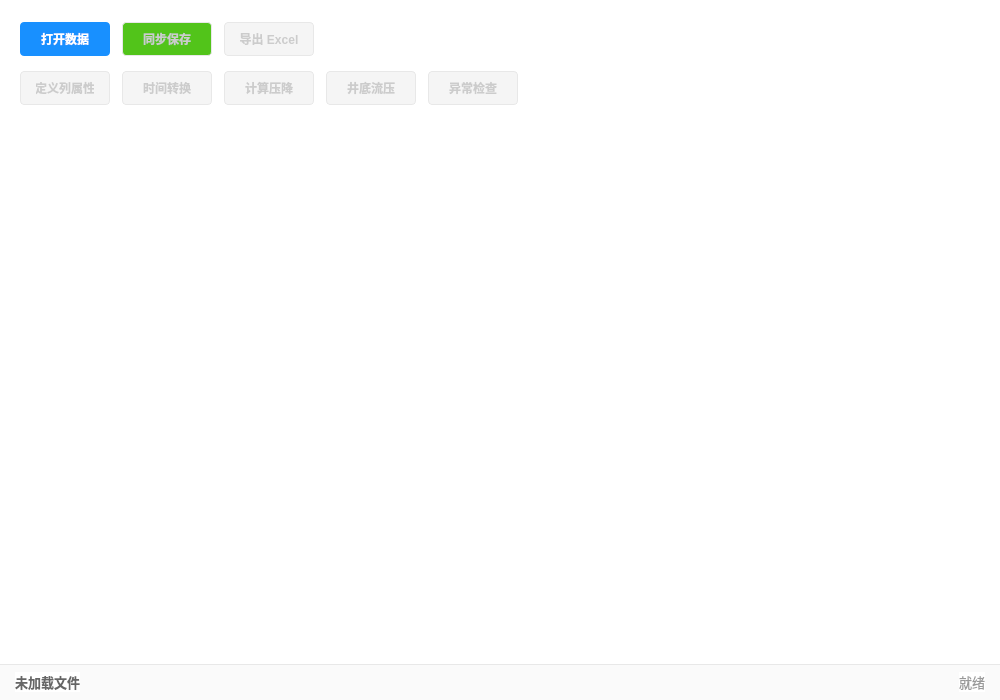
<?xml version="1.0" encoding="UTF-8"?>
<ui version="4.0">
 <class>WT_DataWidget</class>
 <widget class="QWidget" name="WT_DataWidget">
  <property name="geometry">
   <rect>
    <x>0</x>
    <y>0</y>
    <width>1000</width>
    <height>700</height>
   </rect>
  </property>
  <property name="windowTitle">
   <string>WT_DataWidget</string>
  </property>
  <property name="styleSheet">
   <string notr="true">/* 全局设置 */
QWidget {
    background-color: #FFFFFF;
    color: #333333;
    font-family: &quot;Microsoft YaHei&quot;, sans-serif;
    font-size: 13px;
}

/* 顶部操作区：保留背景色，无边框 */
QWidget#topPanel {
    background-color: #FFFFFF;
    border: none;
}

/* 底部信息栏 */
QWidget#bottomPanel {
    background-color: #FAFAFA;
    border-top: 1px solid #E8E8E8;
}

/* 按钮通用样式：蓝色主题 */
QPushButton {
    background-color: #1890FF;
    border: none;
    border-radius: 4px;
    padding: 5px 15px;
    color: #FFFFFF;
    min-height: 24px;
    font-weight: bold;
    font-size: 12px;
}
QPushButton:hover {
    background-color: #40A9FF;
}
QPushButton:pressed {
    background-color: #096DD9;
}
QPushButton:disabled {
    background-color: #F5F5F5;
    color: #CCCCCC;
    border: 1px solid #E8E8E8;
}

/* 特殊按钮：同步保存 (绿色) */
QPushButton#btnSave {
    background-color: #52C41A;
}
QPushButton#btnSave:hover {
    background-color: #73D13D;
}
QPushButton#btnSave:pressed {
    background-color: #389E0D;
}

/* QTabWidget 样式优化：体现分区，显示横线 */
QTabWidget::pane {
    border: none;
/* 这里设置横线，颜色稍深以体现分割 */
    border-top: 1px solid #D9D9D9;
    background: #FFFFFF;
/* top: 0px 表示不重叠，横线完整显示 */
    top: 0px;
}

QTabBar::tab {
    background: #FFFFFF;
    border: none;
/* 底部透明边框，占位 */
    border-bottom: 2px solid transparent;
    padding: 8px 20px;
    min-width: 80px;
    color: #666666;
    margin-right: 2px;
/* 底部外边距为0，紧贴横线 */
    margin-bottom: 0px;
}

QTabBar::tab:selected {
    color: #1890FF;
    font-weight: bold;
/* 选中时，底部出现蓝色指示条，位于横线之上 */
    border-bottom: 2px solid #1890FF;
    background-color: #E6F7FF;
/* 可选：选中时背景微蓝，增加区分度 */
}

QTabBar::tab:hover {
    color: #40A9FF;
}

/* 底部标签 */
QLabel#filePathLabel {
    color: #666666;
    font-weight: bold;
}
QLabel#statusLabel {
    color: #999999;
}
</string>
  </property>
  <layout class="QVBoxLayout" name="verticalLayout_Main">
   <property name="spacing">
    <number>0</number>
   </property>
   <property name="leftMargin">
    <number>0</number>
   </property>
   <property name="topMargin">
    <number>0</number>
   </property>
   <property name="rightMargin">
    <number>0</number>
   </property>
   <property name="bottomMargin">
    <number>0</number>
   </property>
   <item>
    <widget class="QWidget" name="topPanel" native="true">
     <layout class="QVBoxLayout" name="verticalLayout_Top">
      <property name="spacing">
       <number>15</number>
      </property>
      <property name="leftMargin">
       <number>20</number>
      </property>
      <property name="topMargin">
       <number>20</number>
      </property>
      <property name="rightMargin">
       <number>20</number>
      </property>
      <property name="bottomMargin">
       <number>15</number>
      </property>
      <item>
       <layout class="QHBoxLayout" name="horizontalLayout_FileOps">
        <property name="spacing">
         <number>12</number>
        </property>
        <item>
         <widget class="QPushButton" name="btnOpenFile">
          <property name="minimumSize">
           <size>
            <width>90</width>
            <height>30</height>
           </size>
          </property>
          <property name="maximumSize">
           <size>
            <width>90</width>
            <height>30</height>
           </size>
          </property>
          <property name="font">
           <font>
            <family>Microsoft YaHei</family>
            <pointsize>-1</pointsize>
            <bold>true</bold>
            <hintingpreference>PreferDefaultHinting</hintingpreference>
           </font>
          </property>
          <property name="cursor">
           <cursorShape>PointingHandCursor</cursorShape>
          </property>
          <property name="text">
           <string>打开数据</string>
          </property>
         </widget>
        </item>
        <item>
         <widget class="QPushButton" name="btnSave">
          <property name="enabled">
           <bool>false</bool>
          </property>
          <property name="minimumSize">
           <size>
            <width>90</width>
            <height>30</height>
           </size>
          </property>
          <property name="maximumSize">
           <size>
            <width>90</width>
            <height>30</height>
           </size>
          </property>
          <property name="cursor">
           <cursorShape>PointingHandCursor</cursorShape>
          </property>
          <property name="text">
           <string>同步保存</string>
          </property>
         </widget>
        </item>
        <item>
         <widget class="QPushButton" name="btnExport">
          <property name="enabled">
           <bool>false</bool>
          </property>
          <property name="minimumSize">
           <size>
            <width>90</width>
            <height>30</height>
           </size>
          </property>
          <property name="maximumSize">
           <size>
            <width>90</width>
            <height>30</height>
           </size>
          </property>
          <property name="cursor">
           <cursorShape>PointingHandCursor</cursorShape>
          </property>
          <property name="text">
           <string>导出 Excel</string>
          </property>
         </widget>
        </item>
        <item>
         <spacer name="horizontalSpacer_File">
          <property name="orientation">
           <enum>Qt::Orientation::Horizontal</enum>
          </property>
          <property name="sizeHint" stdset="0">
           <size>
            <width>40</width>
            <height>20</height>
           </size>
          </property>
         </spacer>
        </item>
       </layout>
      </item>
      <item>
       <layout class="QHBoxLayout" name="horizontalLayout_DataTools">
        <property name="spacing">
         <number>12</number>
        </property>
        <item>
         <widget class="QPushButton" name="btnDefineColumns">
          <property name="enabled">
           <bool>false</bool>
          </property>
          <property name="minimumSize">
           <size>
            <width>90</width>
            <height>30</height>
           </size>
          </property>
          <property name="maximumSize">
           <size>
            <width>90</width>
            <height>30</height>
           </size>
          </property>
          <property name="cursor">
           <cursorShape>PointingHandCursor</cursorShape>
          </property>
          <property name="text">
           <string>定义列属性</string>
          </property>
         </widget>
        </item>
        <item>
         <widget class="QPushButton" name="btnTimeConvert">
          <property name="enabled">
           <bool>false</bool>
          </property>
          <property name="minimumSize">
           <size>
            <width>90</width>
            <height>30</height>
           </size>
          </property>
          <property name="maximumSize">
           <size>
            <width>90</width>
            <height>30</height>
           </size>
          </property>
          <property name="cursor">
           <cursorShape>PointingHandCursor</cursorShape>
          </property>
          <property name="text">
           <string>时间转换</string>
          </property>
         </widget>
        </item>
        <item>
         <widget class="QPushButton" name="btnPressureDropCalc">
          <property name="enabled">
           <bool>false</bool>
          </property>
          <property name="minimumSize">
           <size>
            <width>90</width>
            <height>30</height>
           </size>
          </property>
          <property name="maximumSize">
           <size>
            <width>90</width>
            <height>30</height>
           </size>
          </property>
          <property name="cursor">
           <cursorShape>PointingHandCursor</cursorShape>
          </property>
          <property name="text">
           <string>计算压降</string>
          </property>
         </widget>
        </item>
        <item>
         <widget class="QPushButton" name="btnCalcPwf">
          <property name="enabled">
           <bool>false</bool>
          </property>
          <property name="minimumSize">
           <size>
            <width>90</width>
            <height>30</height>
           </size>
          </property>
          <property name="maximumSize">
           <size>
            <width>90</width>
            <height>30</height>
           </size>
          </property>
          <property name="cursor">
           <cursorShape>PointingHandCursor</cursorShape>
          </property>
          <property name="text">
           <string>井底流压</string>
          </property>
         </widget>
        </item>
        <item>
         <widget class="QPushButton" name="btnErrorCheck">
          <property name="enabled">
           <bool>false</bool>
          </property>
          <property name="minimumSize">
           <size>
            <width>90</width>
            <height>30</height>
           </size>
          </property>
          <property name="maximumSize">
           <size>
            <width>90</width>
            <height>30</height>
           </size>
          </property>
          <property name="cursor">
           <cursorShape>PointingHandCursor</cursorShape>
          </property>
          <property name="text">
           <string>异常检查</string>
          </property>
         </widget>
        </item>
        <item>
         <spacer name="horizontalSpacer_Tools">
          <property name="orientation">
           <enum>Qt::Orientation::Horizontal</enum>
          </property>
          <property name="sizeHint" stdset="0">
           <size>
            <width>40</width>
            <height>20</height>
           </size>
          </property>
         </spacer>
        </item>
       </layout>
      </item>
     </layout>
    </widget>
   </item>
   <item>
    <widget class="QTabWidget" name="tabWidget">
     <property name="documentMode">
      <bool>true</bool>
     </property>
     <property name="tabsClosable">
      <bool>true</bool>
     </property>
    </widget>
   </item>
   <item>
    <widget class="QWidget" name="bottomPanel" native="true">
     <layout class="QHBoxLayout" name="horizontalLayout_Bottom">
      <property name="leftMargin">
       <number>15</number>
      </property>
      <property name="topMargin">
       <number>8</number>
      </property>
      <property name="rightMargin">
       <number>15</number>
      </property>
      <property name="bottomMargin">
       <number>8</number>
      </property>
      <item>
       <widget class="QLabel" name="filePathLabel">
        <property name="text">
         <string>未加载文件</string>
        </property>
       </widget>
      </item>
      <item>
       <spacer name="horizontalSpacer_Bottom">
        <property name="orientation">
         <enum>Qt::Orientation::Horizontal</enum>
        </property>
        <property name="sizeHint" stdset="0">
         <size>
          <width>40</width>
          <height>20</height>
         </size>
        </property>
       </spacer>
      </item>
      <item>
       <widget class="QLabel" name="statusLabel">
        <property name="text">
         <string>就绪</string>
        </property>
        <property name="alignment">
         <set>Qt::AlignmentFlag::AlignRight|Qt::AlignmentFlag::AlignTrailing|Qt::AlignmentFlag::AlignVCenter</set>
        </property>
       </widget>
      </item>
     </layout>
    </widget>
   </item>
  </layout>
 </widget>
 <resources/>
 <connections/>
</ui>
